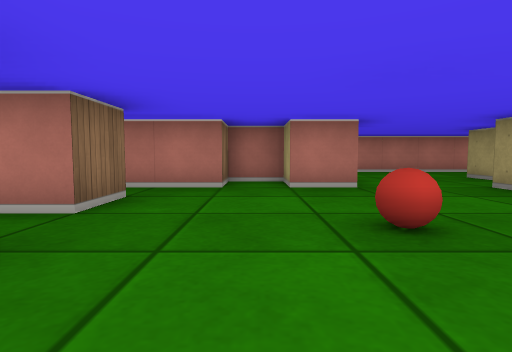
view 1 (above)

22 first-person views from a walk through a cub3D maze. The camera is about half as high as the walls, tilts 4° down and sees 80° across. The floor is counted in squares. Each view is taken from the middle of a square. On the plan, view 1 faces up. The plan holds only what a view shows up to about 9 squares ahead; the rest is blank.

view 2
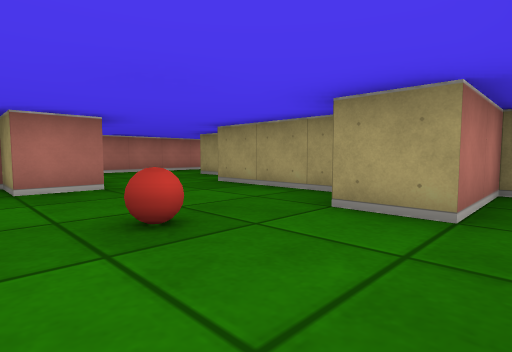

view 3
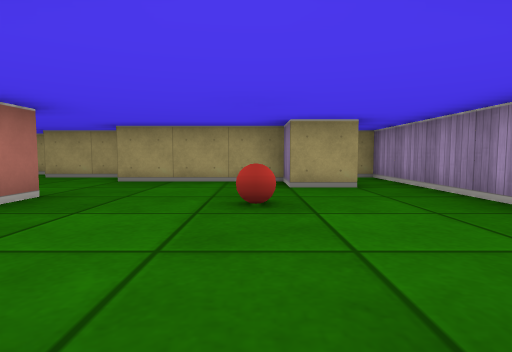

view 4
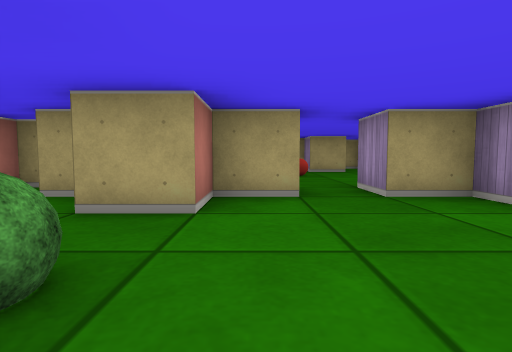

view 5
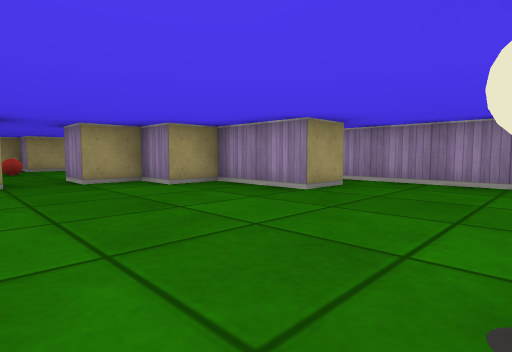

view 6
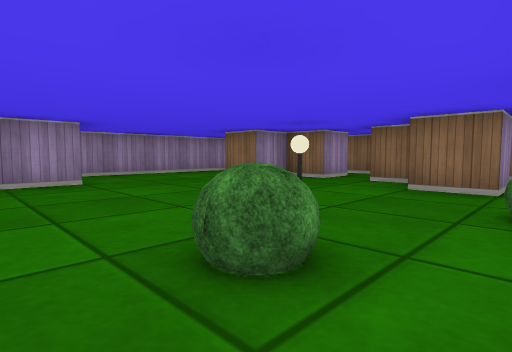

view 7
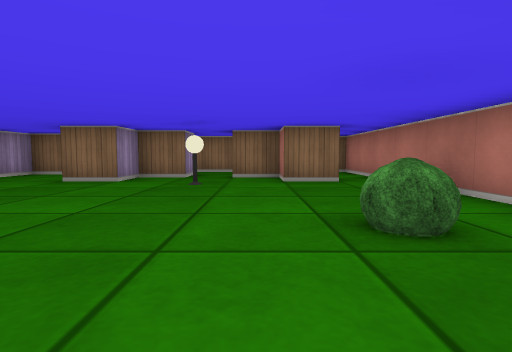

view 8
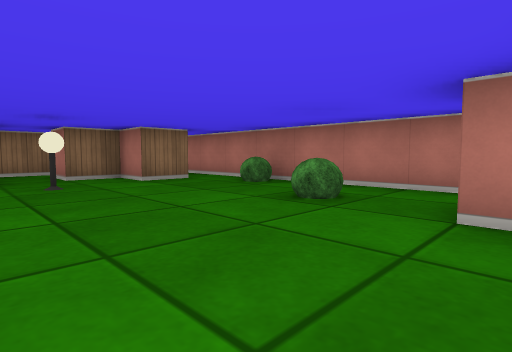

view 9
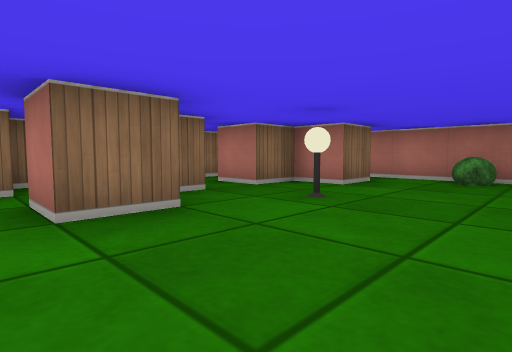

view 10
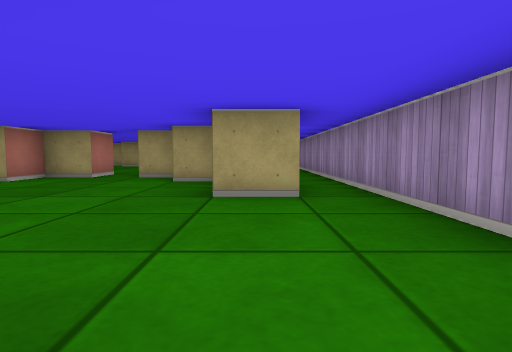

view 11
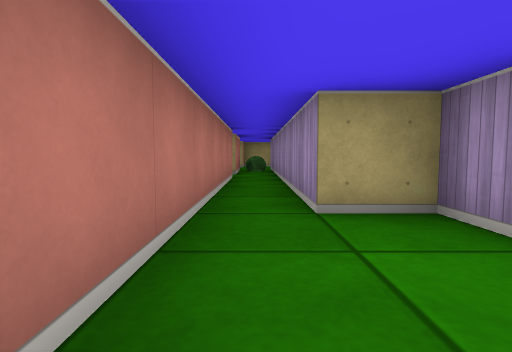

view 12
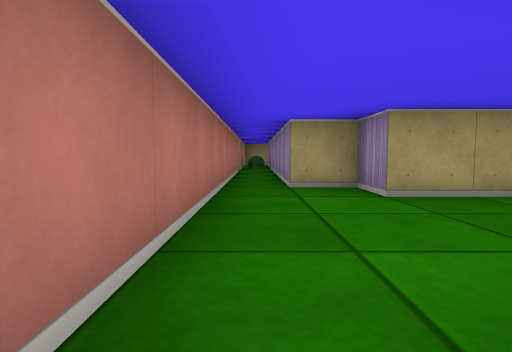

view 13
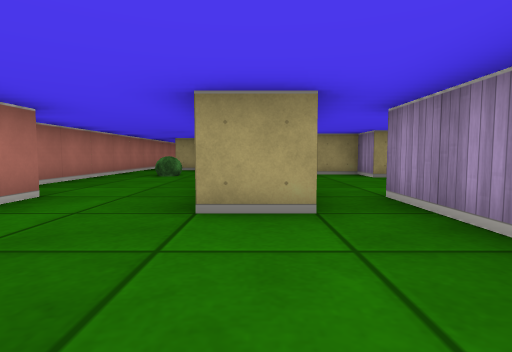

view 14
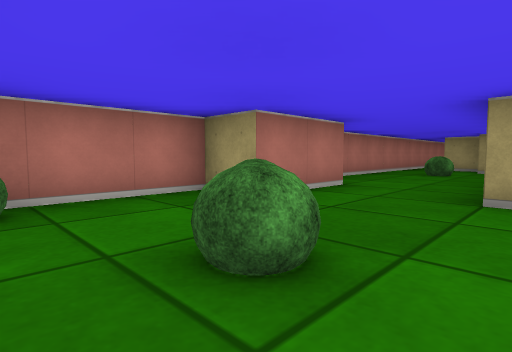

view 15
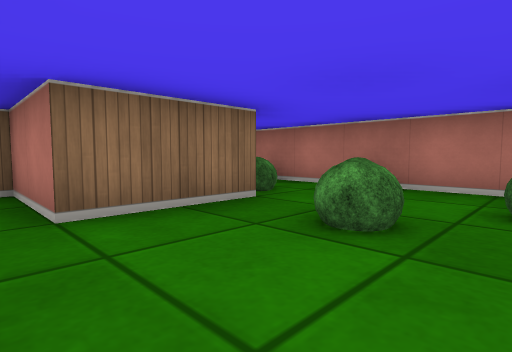

view 16
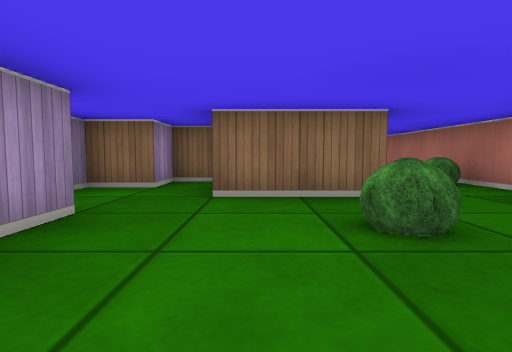

view 17
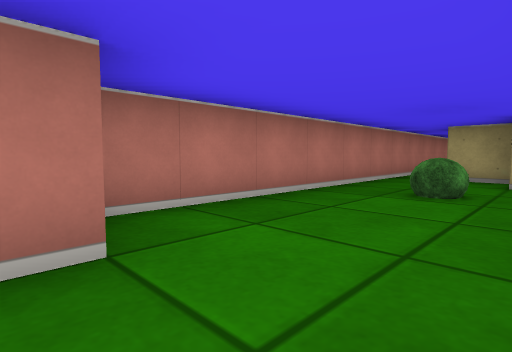

view 18
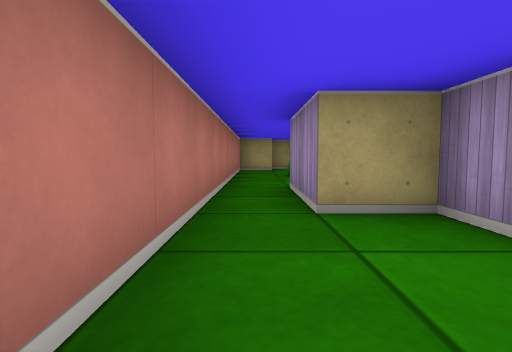

view 19
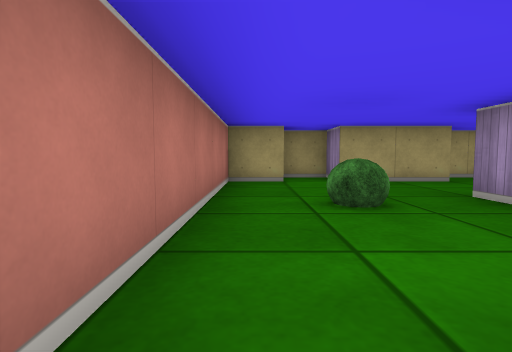

view 20
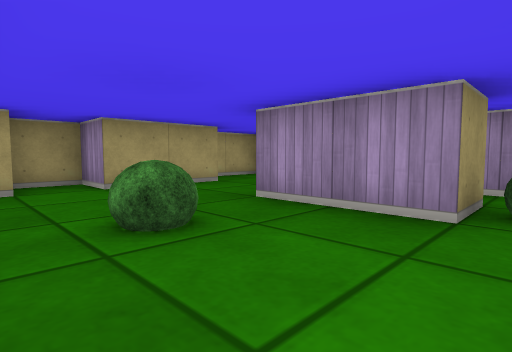

view 21
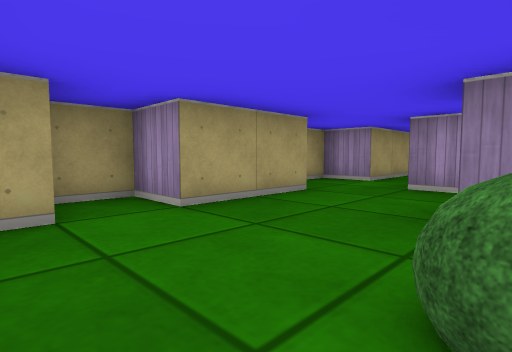

view 22
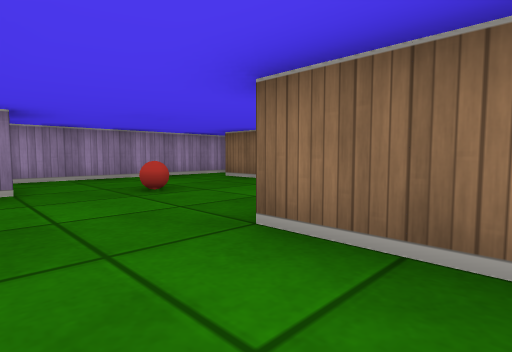

### Floor plan
Points are (right, up) in squares from view 1. A wall is a line through its corners. A room is listed if a view was taken in it or the views show most of it. See-through windows are left out.
Room 1 (views 1, 2, 3, 11, 22)
walls: (1.5, 6) (1.5, 4.5) (0.5, 4.5) (0.5, 5.5) (-0.5, 5.5) (-0.5, 4.5) (-2, 4.5); (4.5, 4.9) (4.5, 6.5) (5.5, 6.5) (5.5, 7.5) (10.5, 7.5); (-1.5, 3.5) (-1.5, 2.5) (-2.5, 2.5); (-2.5, 1.5) (-1.5, 1.5) (-1.5, 0.5); (-2.4, -0.5) (4.5, -0.5) (4.5, 0.5) (2.5, 0.5) (2.5, 1.5) (3.5, 1.5) (3.5, 4.5); (9.2, 8.5) (1.5, 8.5)
ways out: opening at (-2, 2) to room 2; opening at (1, 8) to room 3; opening at (11.5, 8) to room 6
objects: ball (1, 2)
Room 2 (views 4, 5, 6, 7, 8, 9, 10)
walls: (-2.5, 2.5) (-2.5, 3.5) (-3.5, 3.5) (-3.5, 4.5); (-5.5, -1.6) (-5.5, -0.5) (-3.5, -0.5) (-3.5, 0.5) (-2.5, 0.5) (-2.5, 1.5); (-2.5, 5) (-2.5, 5.5); (-3.9, 5.5) (-8.6, 5.5); (-9.5, 1.5) (-9.5, 0.5) (-8.5, 0.5) (-8.5, -0.5) (-9.5, -0.5); (-8.5, 4.5) (-8.5, 3.5) (-9.5, 3.5) (-9.5, 2.5); (-10.5, -0.4) (-10.5, -2.5) (0, -2.5)
ways out: opening at (-2, 2) to room 1; opening at (-9, 5) to room 7; opening at (-10, 2) to room 8
objects: lamp (-8, 2); bush (-7, 5); bush (-5, 4)
Room 3 (views 12, 13, 14, 15, 16)
walls: (-2.5, 7.5) (-1.8, 7.5); (-3.5, 10.5) (-3.5, 8.5) (-5.5, 8.5) (-5.5, 7.5) (-4.5, 7.5) (-4.5, 6.5); (-0.2, 7.5) (1.5, 7.5); (0.5, 8.4) (0.5, 9.5); (0.4, 11.5) (-0.5, 11.5) (-0.5, 12.5) (-6, 12.5)
ways out: opening at (1, 8) to room 1; opening at (1, 10) to room 4; opening at (-3, 6.5)
objects: bush (-4, 11); bush (-3, 12); bush (-2, 10); bush (-1, 11)
Room 4 (views 17, 18, 19)
walls: (1.6, 11.5) (0.4, 11.5); (6.8, 10.5) (7.5, 10.5) (7.5, 11.5) (9.5, 11.5); (9.5, 12.5) (1.8, 12.5)
ways out: opening at (1, 10) to room 3; opening at (9, 12) to room 5
objects: bush (5, 11)
Room 5 (views 20, 21)
walls: (14.5, 11.4) (14.5, 12.5) (9.5, 12.5); (10.5, 8.5) (10.5, 9.5) (12.5, 9.5); (14.5, 8.4) (14.5, 10.5) (15.5, 10.5) (15.5, 11.5)
ways out: opening at (9, 12) to room 4; opening at (13.5, 9) to room 6
objects: bush (10, 9); bush (12, 11)
Room 6 (no view inside)
walls: (11.2, 8.5) (10.5, 8.5); (14.5, 6.5) (15.5, 6.5) (15.5, 7.9); (10.5, 7.5) (13.5, 7.5)
ways out: opening at (11.5, 8) to room 1; opening at (13.5, 9) to room 5; opening at (14, 7)
objects: bush (12, 8)
Room 7 (no view inside)
walls: (-9.5, 4.5) (-8.5, 4.5); (-8.6, 5.5) (-11.5, 5.5) (-11.5, 2.5)
ways out: opening at (-9, 5) to room 2; opening at (-11, 3) to room 8
Room 8 (no view inside)
walls: (-10.5, 1.5) (-9.5, 1.5); (-11.5, 2.5) (-11.5, -0.5); (-9.5, 2.5) (-10.5, 2.5)
ways out: opening at (-10, 2) to room 2; opening at (-11, 3) to room 7

Where each view was taken, in squares from view 1:
view 1: 0 up, 0 right, facing up
view 2: 0 up, 0 right, facing up-right
view 3: 2 up, 2 left, facing right
view 4: 3 up, 6 left, facing right
view 5: 3 up, 8 left, facing down-right
view 6: 5 up, 4 left, facing down-left
view 7: 3 up, 3 left, facing left
view 8: 1 up, 3 left, facing up-left
view 9: 1 down, 6 left, facing up-left
view 10: 1 down, 9 left, facing right
view 11: 8 up, 3 right, facing right
view 12: 8 up, 1 right, facing right
view 13: 9 up, 2 left, facing right
view 14: 9 up, 3 left, facing up-right
view 15: 8 up, 1 left, facing up-left
view 16: 9 up, 0 right, facing left
view 17: 10 up, 1 right, facing up-right
view 18: 12 up, 5 right, facing right
view 19: 12 up, 9 right, facing right
view 20: 12 up, 10 right, facing down-right
view 21: 12 up, 12 right, facing down-right
view 22: 6 up, 3 right, facing down-left
